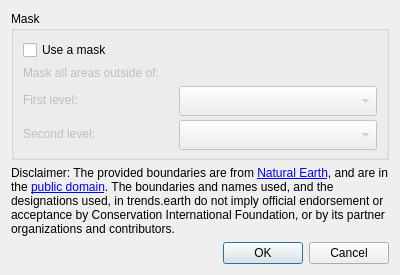
<?xml version="1.0" encoding="UTF-8"?>
<ui version="4.0">
 <class>DlgVisualizationBasemap</class>
 <widget class="QDialog" name="DlgVisualizationBasemap">
  <property name="geometry">
   <rect>
    <x>0</x>
    <y>0</y>
    <width>400</width>
    <height>275</height>
   </rect>
  </property>
  <property name="sizePolicy">
   <sizepolicy hsizetype="Fixed" vsizetype="Fixed">
    <horstretch>0</horstretch>
    <verstretch>0</verstretch>
   </sizepolicy>
  </property>
  <property name="minimumSize">
   <size>
    <width>400</width>
    <height>275</height>
   </size>
  </property>
  <property name="windowTitle">
   <string>Add basemap</string>
  </property>
  <layout class="QVBoxLayout" name="verticalLayout">
   <item>
    <widget class="QGroupBox" name="area_groupbox">
     <property name="sizePolicy">
      <sizepolicy hsizetype="Expanding" vsizetype="Minimum">
       <horstretch>0</horstretch>
       <verstretch>0</verstretch>
      </sizepolicy>
     </property>
     <property name="title">
      <string>Mask </string>
     </property>
     <layout class="QVBoxLayout" name="verticalLayout_3">
      <item>
       <widget class="QCheckBox" name="checkBox_mask">
        <property name="sizePolicy">
         <sizepolicy hsizetype="Minimum" vsizetype="Minimum">
          <horstretch>0</horstretch>
          <verstretch>0</verstretch>
         </sizepolicy>
        </property>
        <property name="text">
         <string>Use a mask</string>
        </property>
       </widget>
      </item>
      <item>
       <widget class="QLabel" name="label_maskselect">
        <property name="enabled">
         <bool>false</bool>
        </property>
        <property name="text">
         <string>Mask all areas outside of:</string>
        </property>
       </widget>
      </item>
      <item>
       <layout class="QGridLayout" name="area_gridlayout">
        <item row="1" column="0">
         <widget class="QLabel" name="label_admin1">
          <property name="enabled">
           <bool>false</bool>
          </property>
          <property name="sizePolicy">
           <sizepolicy hsizetype="Minimum" vsizetype="Preferred">
            <horstretch>0</horstretch>
            <verstretch>0</verstretch>
           </sizepolicy>
          </property>
          <property name="minimumSize">
           <size>
            <width>150</width>
            <height>0</height>
           </size>
          </property>
          <property name="maximumSize">
           <size>
            <width>110</width>
            <height>16777215</height>
           </size>
          </property>
          <property name="font">
           <font>
            <weight>50</weight>
            <bold>false</bold>
           </font>
          </property>
          <property name="text">
           <string>Second level:</string>
          </property>
         </widget>
        </item>
        <item row="1" column="1" colspan="2">
         <widget class="QComboBox" name="area_admin_1">
          <property name="enabled">
           <bool>false</bool>
          </property>
          <property name="sizePolicy">
           <sizepolicy hsizetype="Expanding" vsizetype="Minimum">
            <horstretch>0</horstretch>
            <verstretch>0</verstretch>
           </sizepolicy>
          </property>
          <property name="minimumSize">
           <size>
            <width>0</width>
            <height>30</height>
           </size>
          </property>
         </widget>
        </item>
        <item row="0" column="0">
         <widget class="QLabel" name="label_admin0">
          <property name="enabled">
           <bool>false</bool>
          </property>
          <property name="sizePolicy">
           <sizepolicy hsizetype="Minimum" vsizetype="Preferred">
            <horstretch>0</horstretch>
            <verstretch>0</verstretch>
           </sizepolicy>
          </property>
          <property name="minimumSize">
           <size>
            <width>150</width>
            <height>0</height>
           </size>
          </property>
          <property name="maximumSize">
           <size>
            <width>110</width>
            <height>16777215</height>
           </size>
          </property>
          <property name="font">
           <font>
            <weight>50</weight>
            <bold>false</bold>
           </font>
          </property>
          <property name="text">
           <string>First level:</string>
          </property>
         </widget>
        </item>
        <item row="0" column="1" colspan="2">
         <widget class="QComboBox" name="area_admin_0">
          <property name="enabled">
           <bool>false</bool>
          </property>
          <property name="sizePolicy">
           <sizepolicy hsizetype="Expanding" vsizetype="Minimum">
            <horstretch>0</horstretch>
            <verstretch>0</verstretch>
           </sizepolicy>
          </property>
          <property name="minimumSize">
           <size>
            <width>0</width>
            <height>30</height>
           </size>
          </property>
         </widget>
        </item>
       </layout>
      </item>
     </layout>
    </widget>
   </item>
   <item>
    <widget class="QLabel" name="label_disclaimer">
     <property name="sizePolicy">
      <sizepolicy hsizetype="Expanding" vsizetype="Minimum">
       <horstretch>0</horstretch>
       <verstretch>0</verstretch>
      </sizepolicy>
     </property>
     <property name="text">
      <string>&lt;html&gt;&lt;head/&gt;&lt;body&gt;&lt;p&gt;Disclaimer: The provided boundaries are from &lt;a href=&quot;http://www.naturalearthdata.com/&quot;&gt;&lt;span style=&quot; text-decoration: underline; color:#0000ff;&quot;&gt;Natural Earth&lt;/span&gt;&lt;/a&gt;, and are in the &lt;a href=&quot;http://creativecommons.org/publicdomain&quot;&gt;&lt;span style=&quot; text-decoration: underline; color:#0000ff;&quot;&gt;public domain&lt;/span&gt;&lt;/a&gt;. The boundaries and names used, and the designations used, in trends.earth do not imply official endorsement or acceptance by Conservation International Foundation, or by its partner organizations and contributors.&lt;/p&gt;&lt;/body&gt;&lt;/html&gt;</string>
     </property>
     <property name="wordWrap">
      <bool>true</bool>
     </property>
     <property name="openExternalLinks">
      <bool>true</bool>
     </property>
    </widget>
   </item>
   <item>
    <spacer name="verticalSpacer">
     <property name="orientation">
      <enum>Qt::Vertical</enum>
     </property>
     <property name="sizeHint" stdset="0">
      <size>
       <width>20</width>
       <height>40</height>
      </size>
     </property>
    </spacer>
   </item>
   <item>
    <widget class="QDialogButtonBox" name="buttonBox">
     <property name="standardButtons">
      <set>QDialogButtonBox::Cancel|QDialogButtonBox::Ok</set>
     </property>
    </widget>
   </item>
  </layout>
 </widget>
 <resources/>
 <connections/>
</ui>
